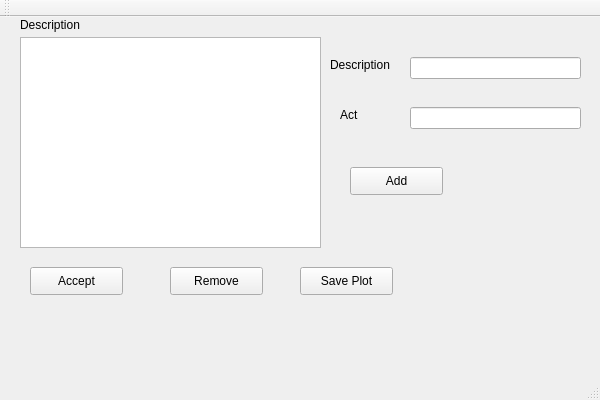
<?xml version="1.0" encoding="UTF-8"?>
<ui version="4.0">
 <class>Practical2Class</class>
 <widget class="QMainWindow" name="Practical2Class">
  <property name="geometry">
   <rect>
    <x>0</x>
    <y>0</y>
    <width>600</width>
    <height>400</height>
   </rect>
  </property>
  <property name="windowTitle">
   <string>Practical2</string>
  </property>
  <widget class="QWidget" name="centralWidget">
   <widget class="QListWidget" name="listIdeas">
    <property name="geometry">
     <rect>
      <x>20</x>
      <y>20</y>
      <width>301</width>
      <height>211</height>
     </rect>
    </property>
   </widget>
   <widget class="QLineEdit" name="lineDescription">
    <property name="geometry">
     <rect>
      <x>410</x>
      <y>40</y>
      <width>171</width>
      <height>22</height>
     </rect>
    </property>
   </widget>
   <widget class="QLineEdit" name="lineAct">
    <property name="geometry">
     <rect>
      <x>410</x>
      <y>90</y>
      <width>171</width>
      <height>22</height>
     </rect>
    </property>
   </widget>
   <widget class="QPushButton" name="addButton">
    <property name="geometry">
     <rect>
      <x>350</x>
      <y>150</y>
      <width>93</width>
      <height>28</height>
     </rect>
    </property>
    <property name="text">
     <string>Add</string>
    </property>
   </widget>
   <widget class="QPushButton" name="acceptButton">
    <property name="geometry">
     <rect>
      <x>30</x>
      <y>250</y>
      <width>93</width>
      <height>28</height>
     </rect>
    </property>
    <property name="text">
     <string>Accept</string>
    </property>
   </widget>
   <widget class="QPushButton" name="removeButton">
    <property name="geometry">
     <rect>
      <x>170</x>
      <y>250</y>
      <width>93</width>
      <height>28</height>
     </rect>
    </property>
    <property name="text">
     <string>Remove</string>
    </property>
   </widget>
   <widget class="QPushButton" name="saveButton">
    <property name="geometry">
     <rect>
      <x>300</x>
      <y>250</y>
      <width>93</width>
      <height>28</height>
     </rect>
    </property>
    <property name="text">
     <string>Save Plot</string>
    </property>
   </widget>
   <widget class="QLabel" name="label">
    <property name="geometry">
     <rect>
      <x>330</x>
      <y>40</y>
      <width>71</width>
      <height>16</height>
     </rect>
    </property>
    <property name="text">
     <string>Description</string>
    </property>
   </widget>
   <widget class="QLabel" name="label_2">
    <property name="geometry">
     <rect>
      <x>340</x>
      <y>90</y>
      <width>55</width>
      <height>16</height>
     </rect>
    </property>
    <property name="text">
     <string>Act</string>
    </property>
   </widget>
   <widget class="QLabel" name="label_3">
    <property name="geometry">
     <rect>
      <x>20</x>
      <y>0</y>
      <width>71</width>
      <height>16</height>
     </rect>
    </property>
    <property name="text">
     <string>Description</string>
    </property>
   </widget>
  </widget>
  <widget class="QMenuBar" name="menuBar">
   <property name="geometry">
    <rect>
     <x>0</x>
     <y>0</y>
     <width>600</width>
     <height>26</height>
    </rect>
   </property>
  </widget>
  <widget class="QToolBar" name="mainToolBar">
   <attribute name="toolBarArea">
    <enum>TopToolBarArea</enum>
   </attribute>
   <attribute name="toolBarBreak">
    <bool>false</bool>
   </attribute>
  </widget>
  <widget class="QStatusBar" name="statusBar"/>
 </widget>
 <layoutdefault spacing="6" margin="11"/>
 <resources>
  <include location="practical2.qrc"/>
 </resources>
 <connections/>
</ui>
